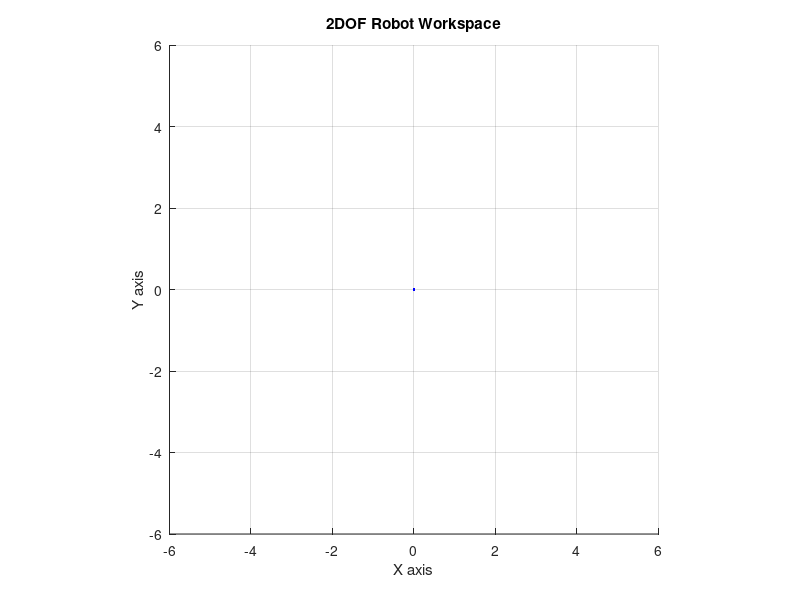

MATLAB code for this plot: (Note: this script raises an error after producing the figure.)
clc; clear; close all;

% 2DOF Robot Workspace Animation
l1 = 4;
l2 = 2;

theta1_vals = linspace(0, 2*pi, 100);
theta2_vals = linspace(0, 2*pi, 100);

figure;
hold on;
grid on;
axis equal;
axis([-6, 6, -6, 6]);

xlabel('X axis');
ylabel('Y axis');
title('2DOF Robot Workspace');

h_robot = plot([0, 0], [0, 0], '-r', 'LineWidth', 2);
h_workspace = plot(0, 0, 'b.');

x_vals = [];
y_vals = [];

for theta1 = theta1_ vals
  for theta2 = theta2_vals
    x1 = l1 * cos(theta1);
    y1 = l1 * sin(theta1);

    x2 = x1 + l2 * cos(theta1 + theta2);
    y2 = y1 + l2 * sin(theta1 + theta2);

    set(h_robot, 'XData', [0, x1, x2], 'YData', [0, y1, y2]);

    x_vals = [x_vals, x2];
    y_vals = [y_vals, y2];

    set(h_workspace, 'XData', x_vals, 'YData', y_vals);

    pause(0.01);
  endfor
end
